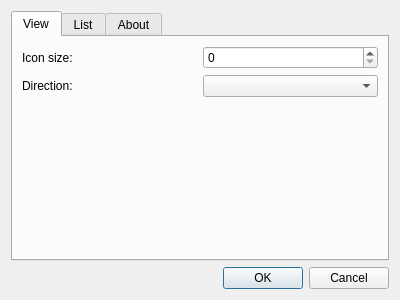
<?xml version="1.0" encoding="UTF-8"?>
<ui version="4.0">
 <class>DesktopWidgetDialog</class>
 <widget class="QDialog" name="DesktopWidgetDialog">
  <property name="geometry">
   <rect>
    <x>0</x>
    <y>0</y>
    <width>400</width>
    <height>300</height>
   </rect>
  </property>
  <property name="windowTitle">
   <string>Dialog</string>
  </property>
  <layout class="QVBoxLayout" name="verticalLayout_2">
   <item>
    <widget class="QTabWidget" name="tabWidget">
     <property name="currentIndex">
      <number>0</number>
     </property>
     <widget class="QWidget" name="view">
      <attribute name="title">
       <string>View</string>
      </attribute>
      <layout class="QHBoxLayout" name="horizontalLayout_3">
       <item>
        <layout class="QVBoxLayout" name="verticalLayout">
         <item>
          <layout class="QHBoxLayout" name="horizontalLayout">
           <item>
            <widget class="QLabel" name="label">
             <property name="text">
              <string>Icon size:</string>
             </property>
            </widget>
           </item>
           <item>
            <widget class="QSpinBox" name="spinBox">
             <property name="sizePolicy">
              <sizepolicy hsizetype="Preferred" vsizetype="Fixed">
               <horstretch>0</horstretch>
               <verstretch>0</verstretch>
              </sizepolicy>
             </property>
            </widget>
           </item>
          </layout>
         </item>
         <item>
          <layout class="QHBoxLayout" name="horizontalLayout_2">
           <item>
            <widget class="QLabel" name="label_2">
             <property name="sizePolicy">
              <sizepolicy hsizetype="Preferred" vsizetype="Preferred">
               <horstretch>0</horstretch>
               <verstretch>0</verstretch>
              </sizepolicy>
             </property>
             <property name="text">
              <string>Direction:</string>
             </property>
            </widget>
           </item>
           <item>
            <widget class="QComboBox" name="comboBox">
             <property name="sizePolicy">
              <sizepolicy hsizetype="Preferred" vsizetype="Fixed">
               <horstretch>0</horstretch>
               <verstretch>0</verstretch>
              </sizepolicy>
             </property>
            </widget>
           </item>
          </layout>
         </item>
         <item>
          <spacer name="verticalSpacer">
           <property name="orientation">
            <enum>Qt::Vertical</enum>
           </property>
           <property name="sizeHint" stdset="0">
            <size>
             <width>20</width>
             <height>40</height>
            </size>
           </property>
          </spacer>
         </item>
        </layout>
       </item>
      </layout>
     </widget>
     <widget class="QWidget" name="list">
      <attribute name="title">
       <string>List</string>
      </attribute>
      <layout class="QHBoxLayout" name="horizontalLayout_4">
       <item>
        <widget class="QListView" name="listView"/>
       </item>
       <item>
        <layout class="QVBoxLayout" name="verticalLayout_3">
         <item>
          <widget class="QPushButton" name="upButton">
           <property name="text">
            <string>Up</string>
           </property>
          </widget>
         </item>
         <item>
          <widget class="QPushButton" name="downButton">
           <property name="text">
            <string>Down</string>
           </property>
          </widget>
         </item>
         <item>
          <spacer name="verticalSpacer_3">
           <property name="orientation">
            <enum>Qt::Vertical</enum>
           </property>
           <property name="sizeType">
            <enum>QSizePolicy::Expanding</enum>
           </property>
           <property name="sizeHint" stdset="0">
            <size>
             <width>20</width>
             <height>40</height>
            </size>
           </property>
          </spacer>
         </item>
         <item>
          <widget class="QPushButton" name="addButton">
           <property name="text">
            <string>Add</string>
           </property>
          </widget>
         </item>
         <item>
          <widget class="QPushButton" name="deleteButton">
           <property name="text">
            <string>Delete</string>
           </property>
          </widget>
         </item>
         <item>
          <spacer name="verticalSpacer_2">
           <property name="orientation">
            <enum>Qt::Vertical</enum>
           </property>
           <property name="sizeHint" stdset="0">
            <size>
             <width>20</width>
             <height>40</height>
            </size>
           </property>
          </spacer>
         </item>
         <item>
          <spacer name="verticalSpacer_4">
           <property name="orientation">
            <enum>Qt::Vertical</enum>
           </property>
           <property name="sizeHint" stdset="0">
            <size>
             <width>20</width>
             <height>40</height>
            </size>
           </property>
          </spacer>
         </item>
        </layout>
       </item>
      </layout>
     </widget>
     <widget class="QWidget" name="about">
      <attribute name="title">
       <string>About</string>
      </attribute>
      <layout class="QVBoxLayout" name="verticalLayout_4">
       <item>
        <layout class="QHBoxLayout" name="horizontalLayout_5">
         <item>
          <spacer name="horizontalSpacer">
           <property name="orientation">
            <enum>Qt::Horizontal</enum>
           </property>
           <property name="sizeHint" stdset="0">
            <size>
             <width>40</width>
             <height>20</height>
            </size>
           </property>
          </spacer>
         </item>
         <item>
          <widget class="QLabel" name="iconLabel">
           <property name="text">
            <string>&lt;html&gt;&lt;head/&gt;&lt;body&gt;&lt;p align=&quot;center&quot;&gt;TextLabel&lt;/p&gt;&lt;/body&gt;&lt;/html&gt;</string>
           </property>
          </widget>
         </item>
         <item>
          <spacer name="horizontalSpacer_2">
           <property name="orientation">
            <enum>Qt::Horizontal</enum>
           </property>
           <property name="sizeHint" stdset="0">
            <size>
             <width>40</width>
             <height>20</height>
            </size>
           </property>
          </spacer>
         </item>
        </layout>
       </item>
       <item>
        <widget class="QLabel" name="label_3">
         <property name="text">
          <string>&lt;html&gt;&lt;head/&gt;&lt;body&gt;&lt;p align=&quot;center&quot;&gt;&lt;span style=&quot; font-size:18pt;&quot;&gt;qIconPanel&lt;/span&gt;&lt;/p&gt;&lt;p align=&quot;center&quot;&gt;&lt;span style=&quot; font-size:12pt;&quot;&gt;Icon panel for desktop&lt;/span&gt;&lt;/p&gt;&lt;p align=&quot;center&quot;&gt;v. 1.0 Alpha 03.13 based on Qt&lt;br/&gt;&lt;/p&gt;&lt;p align=&quot;center&quot;&gt;&lt;span style=&quot; font-size:12pt;&quot;&gt;(c) Efremov Andrey&lt;/span&gt;&lt;br/&gt;&lt;/p&gt;&lt;/body&gt;&lt;/html&gt;</string>
         </property>
        </widget>
       </item>
      </layout>
     </widget>
    </widget>
   </item>
   <item>
    <widget class="QDialogButtonBox" name="buttonBox">
     <property name="orientation">
      <enum>Qt::Horizontal</enum>
     </property>
     <property name="standardButtons">
      <set>QDialogButtonBox::Cancel|QDialogButtonBox::Ok</set>
     </property>
    </widget>
   </item>
  </layout>
 </widget>
 <resources/>
 <connections>
  <connection>
   <sender>buttonBox</sender>
   <signal>accepted()</signal>
   <receiver>DesktopWidgetDialog</receiver>
   <slot>accept()</slot>
   <hints>
    <hint type="sourcelabel">
     <x>248</x>
     <y>254</y>
    </hint>
    <hint type="destinationlabel">
     <x>157</x>
     <y>274</y>
    </hint>
   </hints>
  </connection>
  <connection>
   <sender>buttonBox</sender>
   <signal>rejected()</signal>
   <receiver>DesktopWidgetDialog</receiver>
   <slot>reject()</slot>
   <hints>
    <hint type="sourcelabel">
     <x>316</x>
     <y>260</y>
    </hint>
    <hint type="destinationlabel">
     <x>286</x>
     <y>274</y>
    </hint>
   </hints>
  </connection>
 </connections>
</ui>
